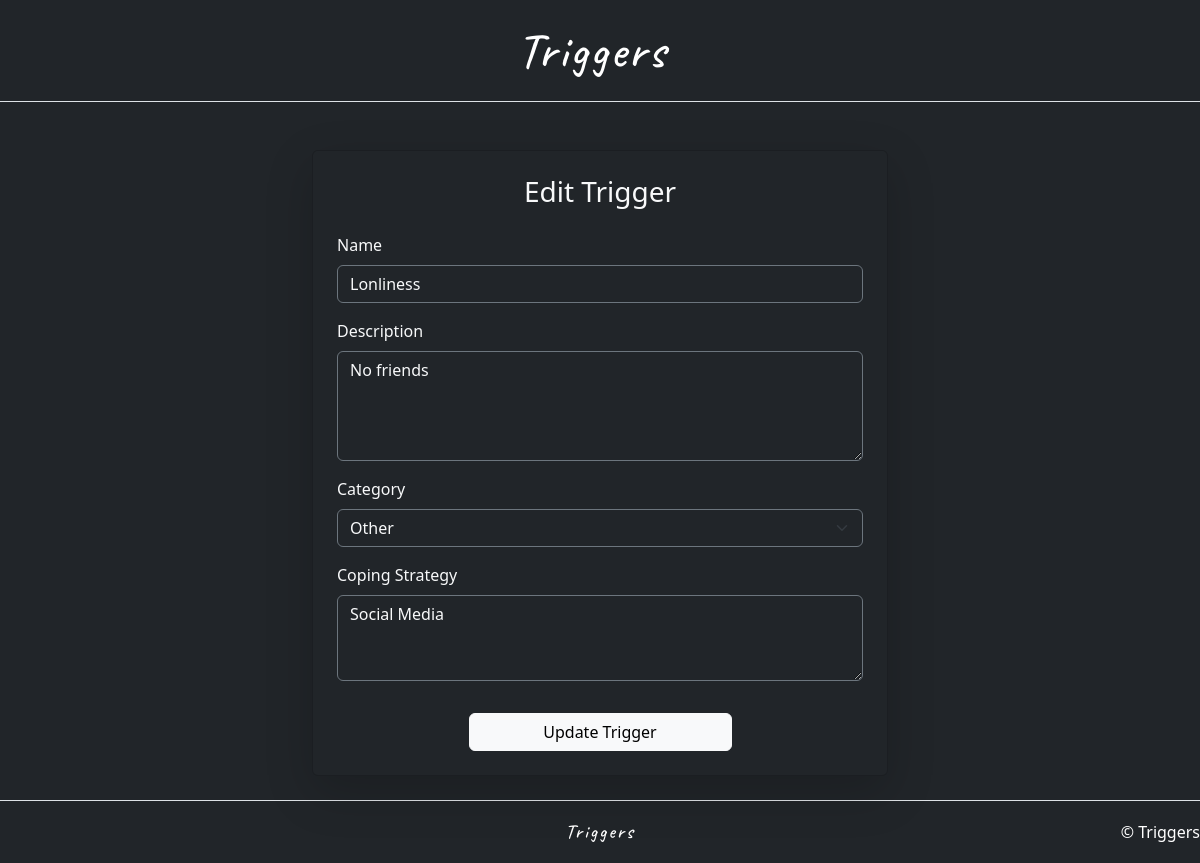
Page /edit_trigger/6/ (signed in) on the committed database.
### triggers/models.py (models this page shows, shortened)
class Trigger(models.Model):
    CATEGORY_CHOICES = [
        ('Emotional','Emotional'),
        ('Environmental','Environmental'),
        ('Physical','Physical'),
        ('Psychological','Psychological'),
        ('Other','Other'),
    ]
    user = models.ForeignKey(User,on_delete=models.CASCADE)
    name = models.CharField(max_length=100)
    description = models.TextField(blank=False)
    category = models.CharField(max_length=50,choices=CATEGORY_CHOICES,blank=False)
    coping_strategy = models.TextField(blank=True)
    date_logged = models.DateTimeField(auto_now_add=True)

### triggers/views.py (the view)
# urls.py: path('edit_trigger/<int:trigger_id>/', views.edit_trigger, name='edit_trigger'),
@login_required
def edit_trigger(request,trigger_id):
    trigger = get_object_or_404(Trigger,id=trigger_id,user=request.user) #Fetch Trigger object from db
    if request.method == 'POST':
        form = TriggerForm(request.POST,instance = trigger)
        if form.is_valid():
            form.save()
            messages.success(request, 'Trigger updated successfully.')
            return redirect('view_triggers')
    else:
        form = TriggerForm(instance=trigger)
    return render(request, 'triggers/add_trigger.html', {'form': form, 'edit': True, 'trigger':trigger})

### triggers/forms.py
class TriggerForm(forms.ModelForm):
    class Meta:
        model = Trigger
        fields = ["name","description","category","coping_strategy"]

### triggers/templates/triggers/add_trigger.html (shortened to what this page needs)
{% extends "base.html" %}
{% load static %}
{% block content %}
<div class="container mt-5" style="max-width: 600px;">
  <div class="card bg-dark text-light p-4 shadow-lg">
    <h3 class="text-center mb-4">
      {% if edit %}
        Edit Trigger
      {% else %}
        Add New Trigger
      {% endif %}
    </h3>
    <form method="POST">
      <div class="mb-3">
        <label for="name" class="form-label">Name</label>
        <input type="text" name="name" id="name"
               class="form-control bg-dark text-light border-secondary"
               value="{{ form.name.value|default_if_none:'' }}" required>
      </div>
      <div class="mb-3">
        <label for="description" class="form-label">Description</label>
        <textarea name="description" id="description" rows="4"
                  class="form-control bg-dark text-light border-secondary" required>{{ form.description.value|default_if_none:'' }}</textarea>
      </div>
      <div class="mb-3">
        <label for="category" class="form-label">Category</label>
        <select name="category" id="category"
                class="form-select bg-dark text-light border-secondary" required>
          {% for val, label in form.fields.category.choices %}
            <option value="{{ val }}" {% if form.category.value == val %}selected{% endif %}>
              {{ label }}
            </option>
          {% endfor %}
        </select>
      </div>
      <div class="mb-3">
        <label for="coping_strategy" class="form-label">Coping Strategy</label>
        <textarea name="coping_strategy" id="coping_strategy" rows="3"
                  class="form-control bg-dark text-light border-secondary">{{ form.coping_strategy.value|default_if_none:'' }}</textarea>
      </div>
      <div class="text-center">
        <button type="submit" class="btn btn-light mt-3 w-50">
          {% if edit %}
            Update Trigger
          {% else %}
            Save Trigger
          {% endif %}
        </button>
      </div>
    </form>
  </div>
</div>
{% endblock %}

### addiction_trigger_journal/static/css/style.css (style rules this page uses)
html,body { height: 100%; margin: 0; }
body { display: flex; flex-direction: column; min-height: 100vh; }
.container { flex:1; }

### rows in the picture
Trigger: name "Lonliness", description "No friends", category "Other", coping_strategy "Social Media"
